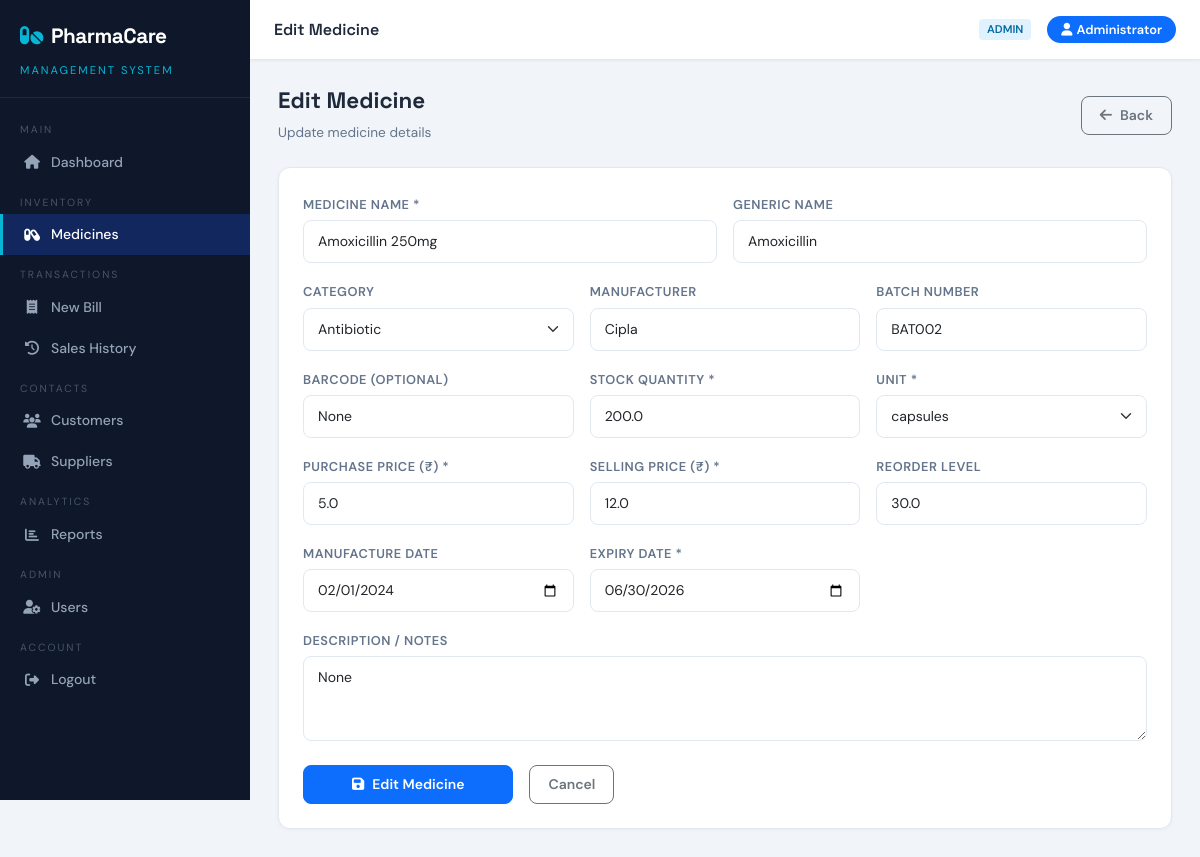
The app's page /medicines/edit/2 (signed in) with its own data.
### tables this page shows
CREATE TABLE medicines (
        id               INTEGER PRIMARY KEY AUTOINCREMENT,
        name             TEXT NOT NULL,
        generic_name     TEXT,
        category         TEXT,
        manufacturer     TEXT,
        batch_number     TEXT,
        barcode          TEXT,
        stock_quantity   REAL DEFAULT 0,
        unit             TEXT DEFAULT 'tablets',
        purchase_price   REAL DEFAULT 0,
        selling_price    REAL DEFAULT 0,
        reorder_level    REAL DEFAULT 10,
        manufacture_date TEXT,
        expiry_date      TEXT,
        description      TEXT,
        is_active        INTEGER DEFAULT 1,
        created_at       TEXT DEFAULT (datetime('now','localtime'))
    );

### pharmacare/app.py (the view, shortened to what this page needs)
@app.route('/medicines/edit/<int:id>', methods=['GET', 'POST'])
@login_required
@role_required('admin', 'pharmacist')
def edit_medicine(id):
    medicine = query("SELECT * FROM medicines WHERE id=?", (id,), one=True)
    return render_template('medicine_form.html', medicine=medicine, action='Edit')

### pharmacare/app.py (called while the page is built)
def get_db():
    conn = sqlite3.connect(DATABASE)
    conn.row_factory = sqlite3.Row
    conn.execute("PRAGMA foreign_keys = ON")
    return conn

def login_required(f):
    @wraps(f)
    def decorated(*args, **kwargs):
        if 'user_id' not in session:
            flash('Please login first.', 'warning')
            return redirect(url_for('login'))
        return f(*args, **kwargs)
    return decorated

def role_required(*roles):
    def decorator(f):
        @wraps(f)
        def decorated(*args, **kwargs):
            if session.get('role') not in roles:
                flash('Access denied.', 'danger')
                return redirect(url_for('dashboard'))
            return f(*args, **kwargs)
        return decorated
    return decorator

def query(sql, params=(), one=False):
    conn = get_db()
    cur = conn.execute(sql, params)
    rv = cur.fetchall()
    conn.close()
    return (rv[0] if rv else None) if one else rv

### pharmacare/templates/medicine_form.html (shortened to what this page needs)
{% extends 'base.html' %}
{% block page_title %}{{ action }} Medicine{% endblock %}
{% block content %}
<div class="page-header">
  <div>
    <h2>{{ action }} Medicine</h2>
    <p>{{ 'Add a new medicine to inventory' if action=='Add' else 'Update medicine details' }}</p>
  </div>
  <a href="{{ url_for('medicines') }}" class="btn btn-outline-secondary">
    <i class="fas fa-arrow-left me-2"></i>Back
  </a>
</div>
<div class="card">
  <div class="card-body p-4">
    <form method="POST">
      <div class="row g-3">
        <div class="col-md-6">
          <label class="form-label">Medicine Name *</label>
          <input type="text" name="name" class="form-control" required
                 value="{{ medicine.name if medicine else '' }}" placeholder="e.g. Paracetamol 500mg">
        </div>
        <div class="col-md-6">
          <label class="form-label">Generic Name</label>
          <input type="text" name="generic_name" class="form-control"
                 value="{{ medicine.generic_name if medicine else '' }}" placeholder="e.g. Paracetamol">
        </div>
        <div class="col-md-4">
          <label class="form-label">Category</label>
          <select name="category" class="form-select">
            {% for cat in ['Analgesic','Antibiotic','Antacid','Antidiabetic','Antihistamine','Antiviral',
                           'Statin','Vitamin','Supplement','Syrup','Injection','Topical','Other'] %}
            <option value="{{ cat }}" {{ 'selected' if medicine and medicine.category==cat }}>{{ cat }}</option>
            {% endfor %}
          </select>
        </div>
        <div class="col-md-4">
          <label class="form-label">Manufacturer</label>
          <input type="text" name="manufacturer" class="form-control"
                 value="{{ medicine.manufacturer if medicine else '' }}" placeholder="Sun Pharma">
        </div>
        <div class="col-md-4">
          <label class="form-label">Batch Number</label>
          <input type="text" name="batch_number" class="form-control"
                 value="{{ medicine.batch_number if medicine else '' }}" placeholder="BAT001">
        </div>
        <div class="col-md-4">
          <label class="form-label">Barcode (Optional)</label>
          <input type="text" name="barcode" class="form-control"
                 value="{{ medicine.barcode if medicine else '' }}">
        </div>
        <div class="col-md-4">
          <label class="form-label">Stock Quantity *</label>
          <input type="number" name="stock_quantity" class="form-control" step="0.01" required
                 value="{{ medicine.stock_quantity if medicine else '0' }}">
        </div>
        <div class="col-md-4">
          <label class="form-label">Unit *</label>
          <select name="unit" class="form-select">
            {% for u in ['tablets','capsules','ml','mg','strips','bottles','vials','sachets','tubes'] %}
            <option value="{{ u }}" {{ 'selected' if medicine and medicine.unit==u }}>{{ u }}</option>
            {% endfor %}
          </select>
        </div>
        <div class="col-md-4">
          <label class="form-label">Purchase Price (₹) *</label>
          <input type="number" name="purchase_price" class="form-control" step="0.01" required
                 value="{{ medicine.purchase_price if medicine else '' }}">
        </div>
        <div class="col-md-4">
          <label class="form-label">Selling Price (₹) *</label>
          <input type="number" name="selling_price" class="form-control" step="0.01" required
                 value="{{ medicine.selling_price if medicine else '' }}">
        </div>
        <div class="col-md-4">
          <label class="form-label">Reorder Level</label>
          <input type="number" name="reorder_level" class="form-control" step="0.01"
                 value="{{ medicine.reorder_level if medicine else '10' }}">
        </div>
        <div class="col-md-4">
          <label class="form-label">Manufacture Date</label>
          <input type="date" name="manufacture_date" class="form-control"
                 value="{{ medicine.manufacture_date if medicine else '' }}">
        </div>
        <div class="col-md-4">
          <label class="form-label">Expiry Date *</label>
          <input type="date" name="expiry_date" class="form-control" required
                 value="{{ medicine.expiry_date if medicine else '' }}">
        </div>
        <div class="col-12">
          <label class="form-label">Description / Notes</label>
          <textarea name="description" class="form-control" rows="3"
                    placeholder="Additional notes...">{{ medicine.description if medicine else '' }}</textarea>
        </div>
        <div class="col-12 d-flex gap-3 pt-2">
          <button type="submit" class="btn btn-primary px-5">
            <i class="fas fa-save me-2"></i>{{ action }} Medicine
          </button>
          <a href="{{ url_for('medicines') }}" class="btn btn-outline-secondary">Cancel</a>
        </div>
      </div>
    </form>
  </div>
</div>
{% endblock %}

### pharmacare/templates/base.html (style rules this page uses)
:root { --primary: #0d6efd; --primary-dark: #0a58ca; --sidebar-bg: #0f172a; --sidebar-text: #94a3b8; --sidebar-active: #1e40af; --accent: #06b6d4; --danger: #ef4444; --success: #22c55e; --warning: #f59e0b; --card-bg: #ffffff; --body-bg: #f1f5f9; --border: #e2e8f0; --text: #1e293b; --text-muted: #64748b; }
* { box-sizing: border-box; margin: 0; padding: 0; }
body { font-family: 'DM Sans', sans-serif; background: var(--body-bg); color: var(--text); }
.card { border: 1px solid var(--border); border-radius: 12px; box-shadow: 0 1px 4px rgba(0,0,0,.04); }
.form-label { font-weight: 600; font-size: .8rem; color: var(--text-muted); text-transform: uppercase; letter-spacing: .5px; margin-bottom: 6px; }
.form-control, .form-select { border-radius: 8px; border: 1.5px solid var(--border); font-size: .875rem; padding: 10px 14px; }
.btn { border-radius: 8px; font-weight: 600; font-size: .875rem; padding: 8px 18px; }
.btn-primary { background: var(--primary); border-color: var(--primary); }
.page-header { margin-bottom: 24px; display: flex; align-items: center; justify-content: space-between; }
.page-header h2 { font-family: 'Space Grotesk', sans-serif; font-size: 1.4rem; font-weight: 700; }
.page-header p { color: var(--text-muted); font-size: .85rem; margin: 0; }

### records on screen
medicines: name "Amoxicillin 250mg", generic_name "Amoxicillin", manufacturer "Cipla", batch_number "BAT002", stock_quantity "200.0", purchase_price "5.0", selling_price "12.0", reorder_level "30.0", manufacture_date "02/01/2024", expiry_date "06/30/2026"

### other values on screen
{{ action }} "Edit"
{{ session.role }} "ADMIN"
{{ session.name }} "Administrator"
form field category "Antibiotic"
form field unit "capsules"
